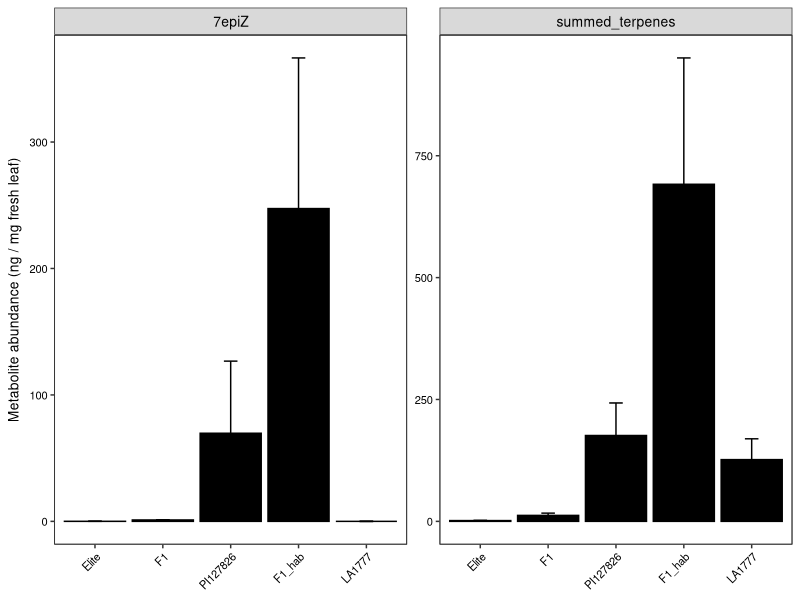

Recreate this plot in R.
library(tidyverse)

##############
# custom theme
##############
my.theme = 
  theme(text = element_text(),
        axis.text.x = element_text(size = 8, colour = "black", angle = 45, hjust = 1),
        axis.text.y = element_text(size = 8, colour = "black"),
        axis.title.y = element_text(size = 10, colour = "black"),
       # strip.background = element_blank(),
        panel.grid.major = element_blank(),
        panel.grid.minor = element_blank(),
        panel.border = element_rect(),
        panel.background = element_rect(fill = NA, color = "black"),
        strip.text.x = element_text(size=10, colour = "black")
  )

#######

df <- read.delim("data/20200722_F1s_leafwash_ng_mg_tissue.txt", 
                       header = T, 
                       sep = "\t", 
                       dec = ".", 
                       check.names = F,
                       quote = "", # to avoid quotes around terpene names
                       stringsAsFactors = F)

# Make data tidy -> select for the right genotypes -> order the genotypes for plotting

df.long = df %>% pivot_longer(cols = 4:ncol(df), names_to = "metabolite", values_to = "value") %>% 
  filter(genotype %in% c("Elite", "F1", "PI127826",  "F1_hab", "LA1777")) %>%
  mutate(genotype = factor(genotype, 
                           levels = c("Elite", "F1", "PI127826",  "F1_hab", "LA1777"),
                           ordered = TRUE)) 

# Optional:
#calculate to nanogram metabolite per gram (instead of milligram) fresh leaf
# df.long$value = df.long$value * 1000

# calculate average values for each metabolite

df.avg = df.long %>% 
  dplyr::group_by(genotype, metabolite) %>% 
  dplyr::summarise(mean_value = mean(value), se = sd(value)/sqrt(3)) 

#####################################################
# Fig 1A: plot 7-epizingiberene and summed_terpenes #
#####################################################

p.fig1a = 
df.avg %>% filter(metabolite %in% c("7epiZ", "summed_terpenes")) %>% 
  ggplot(., aes(x = genotype,
                y = mean_value)) +
  geom_bar(aes(x = genotype, 
               y = mean_value), 
           stat = "identity",
           color = "black", 
           fill = "black") +
  #scale_y_continuous(breaks = c(0, 200,400,600,800))+
  geom_errorbar(aes(x = genotype, 
                    ymin = mean_value - se, 
                    ymax = mean_value + se), 
                width = 0.2)+
  facet_wrap(~metabolite, scale = "free")+
  my.theme +
  xlab(NULL) + 
  ylab(expression("Metabolite abundance (ng / mg fresh leaf)"))+
  theme_bw()+
  my.theme

ggsave(file = "figures/Figure_01_terpenes_type6_CVxPI127826/Fig1A.pdf", plot = p.fig1a, width = 12, height = 6.5, units = "cm")
